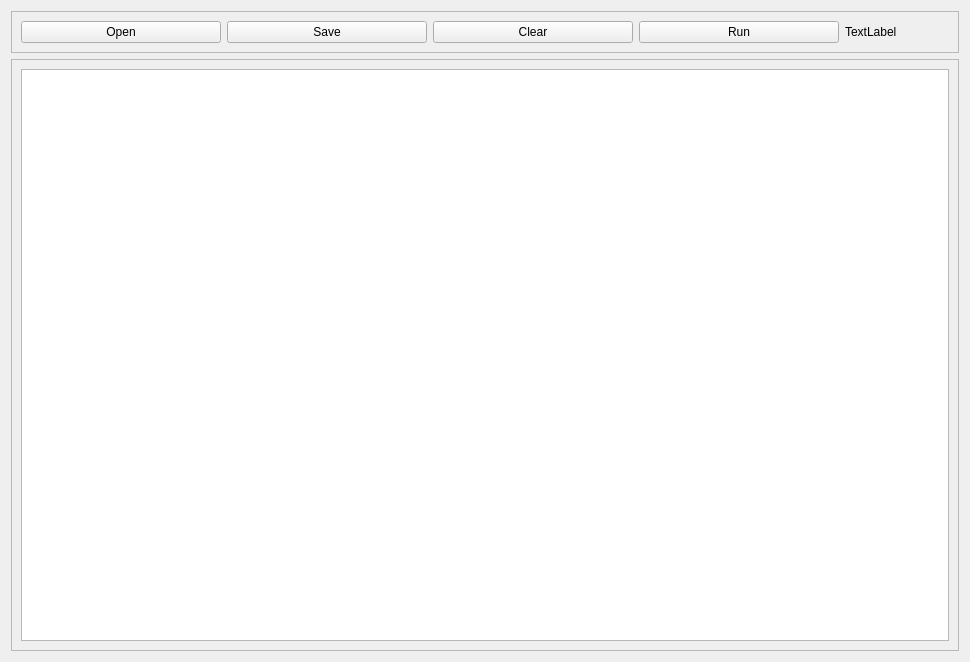
<?xml version="1.0" encoding="UTF-8"?>
<ui version="4.0">
 <class>RegisterAccessWindow</class>
 <widget class="QWidget" name="RegisterAccessWindow">
  <property name="geometry">
   <rect>
    <x>0</x>
    <y>0</y>
    <width>970</width>
    <height>662</height>
   </rect>
  </property>
  <property name="windowTitle">
   <string>Form</string>
  </property>
  <layout class="QVBoxLayout" name="verticalLayout">
   <item>
    <widget class="QFrame" name="frame">
     <property name="frameShape">
      <enum>QFrame::StyledPanel</enum>
     </property>
     <property name="frameShadow">
      <enum>QFrame::Raised</enum>
     </property>
     <layout class="QGridLayout" name="gridLayout">
      <property name="sizeConstraint">
       <enum>QLayout::SetDefaultConstraint</enum>
      </property>
      <item row="0" column="1">
       <widget class="QPushButton" name="pbSave">
        <property name="sizePolicy">
         <sizepolicy hsizetype="Fixed" vsizetype="Fixed">
          <horstretch>0</horstretch>
          <verstretch>0</verstretch>
         </sizepolicy>
        </property>
        <property name="minimumSize">
         <size>
          <width>200</width>
          <height>0</height>
         </size>
        </property>
        <property name="baseSize">
         <size>
          <width>0</width>
          <height>0</height>
         </size>
        </property>
        <property name="text">
         <string>Save</string>
        </property>
       </widget>
      </item>
      <item row="0" column="3">
       <widget class="QPushButton" name="pbRun">
        <property name="sizePolicy">
         <sizepolicy hsizetype="Fixed" vsizetype="Fixed">
          <horstretch>0</horstretch>
          <verstretch>0</verstretch>
         </sizepolicy>
        </property>
        <property name="minimumSize">
         <size>
          <width>200</width>
          <height>0</height>
         </size>
        </property>
        <property name="baseSize">
         <size>
          <width>0</width>
          <height>0</height>
         </size>
        </property>
        <property name="text">
         <string>Run</string>
        </property>
       </widget>
      </item>
      <item row="0" column="4">
       <widget class="QLabel" name="label">
        <property name="text">
         <string>TextLabel</string>
        </property>
       </widget>
      </item>
      <item row="0" column="0">
       <widget class="QPushButton" name="pbOpen">
        <property name="sizePolicy">
         <sizepolicy hsizetype="Fixed" vsizetype="Fixed">
          <horstretch>0</horstretch>
          <verstretch>0</verstretch>
         </sizepolicy>
        </property>
        <property name="minimumSize">
         <size>
          <width>200</width>
          <height>0</height>
         </size>
        </property>
        <property name="text">
         <string>Open</string>
        </property>
       </widget>
      </item>
      <item row="0" column="2">
       <widget class="QPushButton" name="pbClear">
        <property name="sizePolicy">
         <sizepolicy hsizetype="Fixed" vsizetype="Fixed">
          <horstretch>0</horstretch>
          <verstretch>0</verstretch>
         </sizepolicy>
        </property>
        <property name="minimumSize">
         <size>
          <width>200</width>
          <height>0</height>
         </size>
        </property>
        <property name="text">
         <string>Clear</string>
        </property>
       </widget>
      </item>
     </layout>
    </widget>
   </item>
   <item>
    <widget class="QFrame" name="frame_2">
     <property name="sizePolicy">
      <sizepolicy hsizetype="Preferred" vsizetype="Preferred">
       <horstretch>0</horstretch>
       <verstretch>2</verstretch>
      </sizepolicy>
     </property>
     <property name="frameShape">
      <enum>QFrame::StyledPanel</enum>
     </property>
     <property name="frameShadow">
      <enum>QFrame::Raised</enum>
     </property>
     <layout class="QVBoxLayout" name="verticalLayout_2">
      <item>
       <widget class="QTextEdit" name="txtReg"/>
      </item>
     </layout>
    </widget>
   </item>
  </layout>
 </widget>
 <resources/>
 <connections/>
</ui>
